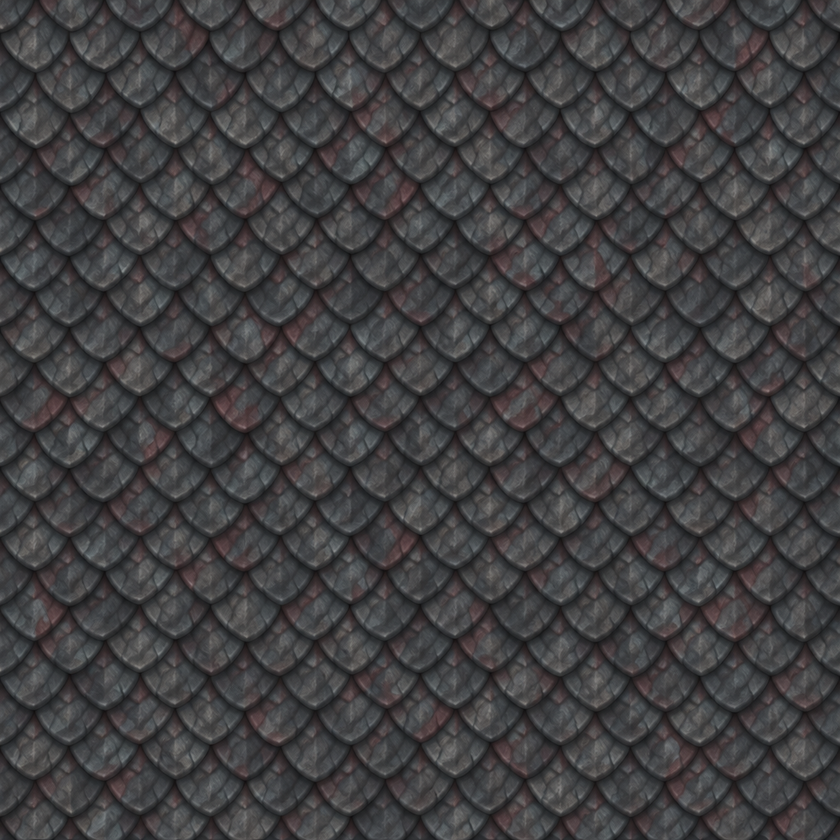
#> input picture martin/dungeon-crawler-01/art/characters/dragon/paint/scales.png, 840 x 840 px, shrunk from 1024 x 1024 before the run
$ python scale_tile.py
#> lines starting #> are read from the running program, lines starting #| are printed output that depends on the picture
"""Makes the neck and tail's scale texture tile: python tools/dragon/scale_tile.py [--period 85.5] [--n 8] [--seam 40]

art/characters/dragon/paint/scales.png is a square of the body's scales painted flat (scales.prompt.txt; the game adds
the shading). The scales repeat every --period px across and down (found by autocorrelation), so a crop of --n periods
nearly tiles on its own; the leftover mismatch at its edges is hidden by blending it with itself shifted half a tile,
whose seams are in the middle: the shifted copy is used within --seam px of an edge, the crop everywhere else.
Writes paint/scales.tile.png.
"""
import argparse, os
import numpy as np
from PIL import Image

ROOT = os.path.join(os.path.dirname(os.path.abspath(__file__)), '..', '..', 'art', 'characters', 'dragon', 'paint')


def main():
    ap = argparse.ArgumentParser()
    ap.add_argument('--period', type=float, default=85.5)
    ap.add_argument('--n', type=int, default=8)
    ap.add_argument('--seam', type=int, default=40)
    a = ap.parse_args()
    im = np.asarray(Image.open(os.path.join(ROOT, 'scales.png')).convert('RGB')).astype(np.float32)
    S = round(a.period * a.n); o = (im.shape[0] - S) // 2
#> after `o = (im.shape[0] - S) // 2`: o = 78
    t = im[o:o + S, o:o + S]
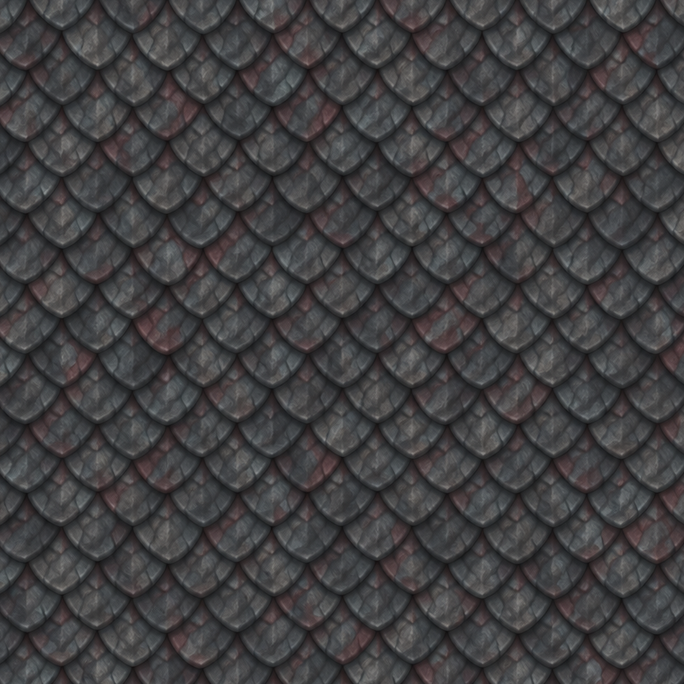
#> t: shape (684, 684, 3) float32; mean R, G, B 64.7, 63.5, 65
    r = np.roll(t, (S // 2, S // 2), axis=(0, 1))
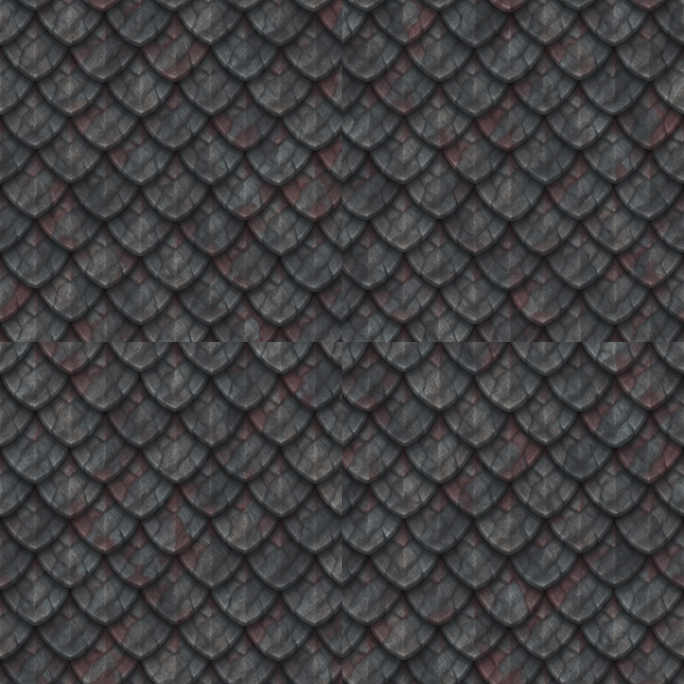
#> r: shape (684, 684, 3) float32; mean R, G, B 64.7, 63.5, 65
    d = np.minimum(np.arange(S), S - 1 - np.arange(S)).astype(np.float32)   # distance to the nearest edge
    w = np.clip(d / a.seam, 0, 1); w = np.minimum(w[:, None], w[None, :])[..., None]   # 1: the crop, 0: the shifted copy
    out = t * w + r * (1 - w)
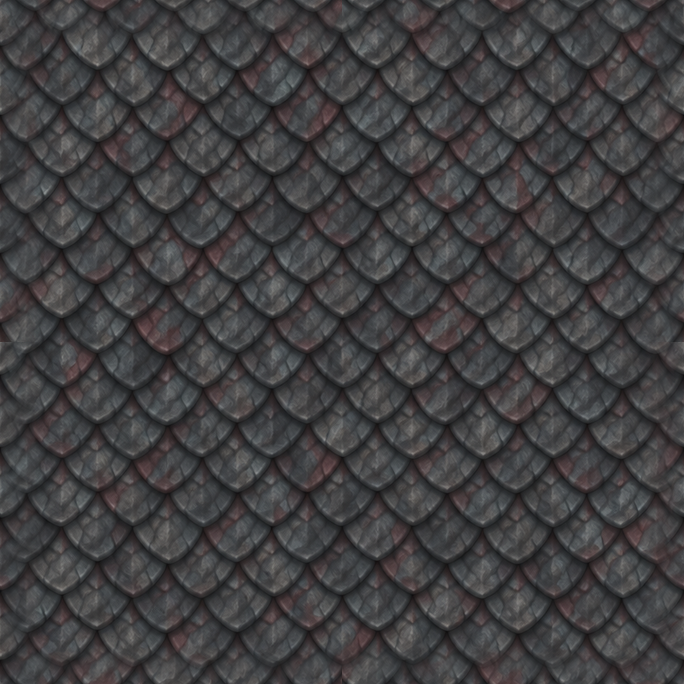
#> out: shape (684, 684, 3) float32; mean R, G, B 64.6, 63.4, 64.9
    Image.fromarray(out.clip(0, 255).astype(np.uint8)).save(os.path.join(ROOT, 'scales.tile.png'))
    print('wrote scales.tile.png', S, 'px')


if __name__ == '__main__':
    main()
